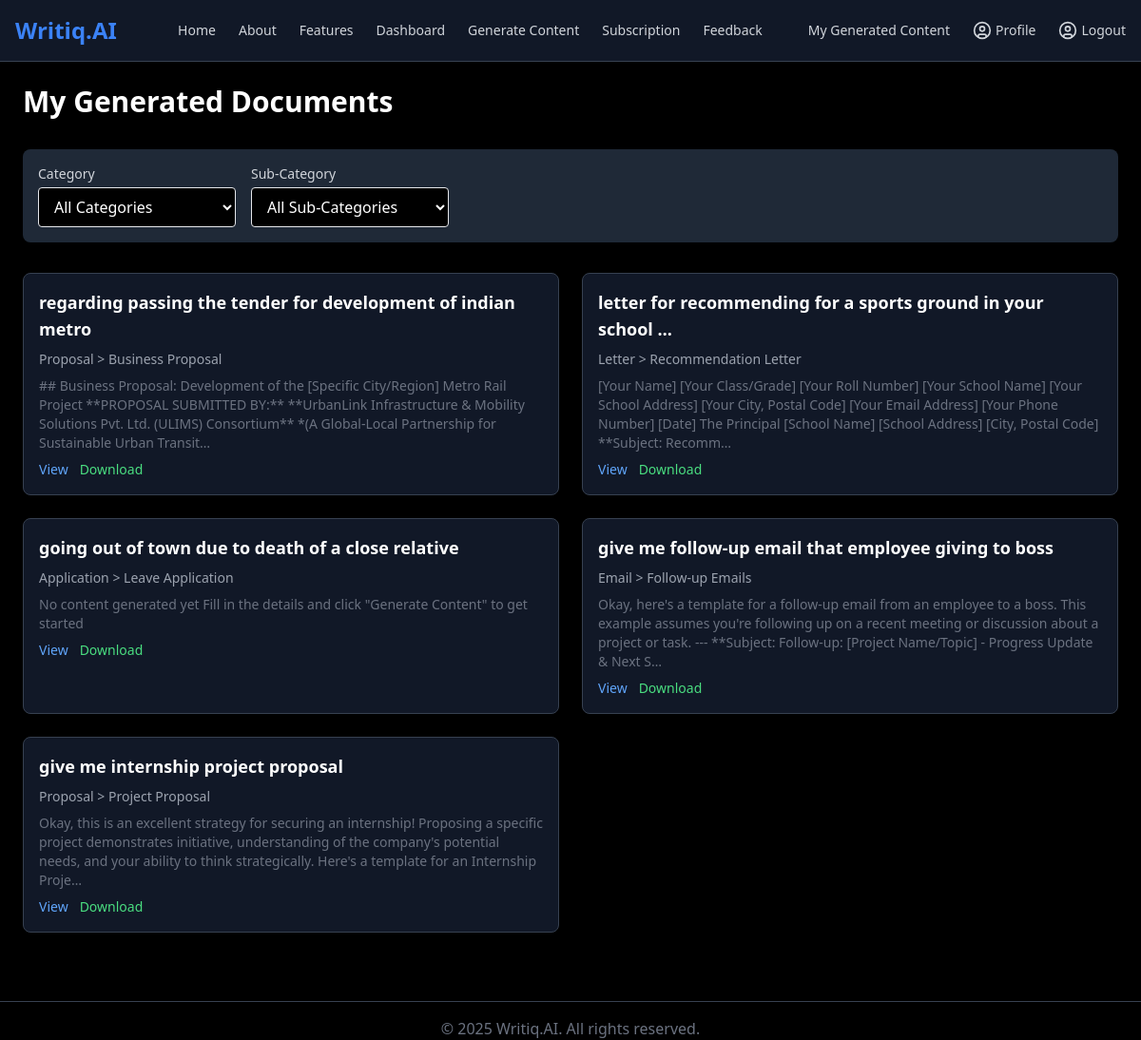
The app's page /my_generated_content/ (signed in) with its own data.
### backoffice_engine/models.py (models this page shows, shortened)
class BaseModel(models.Model):
    id=models.AutoField(primary_key=True)
    created_at=models.DateTimeField(auto_now_add=True)
    updated_at = models.DateTimeField(auto_now=True)
    class Meta:
        abstract = True

class GeneratedContent(BaseModel):
    prompt=models.CharField(max_length=200)
    content=models.TextField()
    category_id=models.ForeignKey(Category,null=True,on_delete=models.CASCADE)
    sub_category_id=models.ForeignKey(SubCategory,null=True,on_delete=models.CASCADE)
    user_id=models.IntegerField(max_length=10)
    class Meta:
        db_table="content_generator"

class Category(BaseModel):
    name=models.CharField(max_length=50)
    description=models.CharField(max_length=50)
    class Meta:
        db_table="category"

class SubCategory(BaseModel):
    name=models.CharField(max_length=20)
    description=models.CharField(max_length=20)
    category_id=models.ForeignKey(Category,null=True,on_delete=models.CASCADE)
    class Meta:
        db_table="sub_category"

### backoffice_engine/views.py (the view)
# urls.py: path('my_generated_content/', views.my_generated_content, name='my_generated_content'),
def my_generated_content(request):
    user_id = request.session.get('user_id')
    documents = GeneratedContent.objects.filter(user_id=user_id).select_related('category_id', 'sub_category_id')
    return render(request, 'my_generated_content.html', {'documents': documents})

### backoffice_engine/template/my_generated_content.html (shortened to what this page needs)
{% extends "header_footer.html" %}
{% block content %}
<div class="p-6 max-w-7xl mx-auto space-y-8">
  <h1 class="text-3xl font-semibold text-white mb-4">My Generated Documents</h1>
  <div class="bg-gray-800 p-4 rounded-lg mb-6 flex gap-4 flex-wrap">
    <div>
      <label class="block text-sm text-gray-300 mb-1">Category</label>
      <select id="filterCategory" class="w-52 bg-black text-white border rounded px-3 py-2">
        <option value="">All Categories</option>
      </select>
    </div>
    <div>
      <label class="block text-sm text-gray-300 mb-1">Sub-Category</label>
      <select id="filterSubCategory" class="w-52 bg-black text-white border rounded px-3 py-2">
        <option value="">All Sub-Categories</option>
      </select>
    </div>
  </div>
  {% if documents %}
    <div class="grid md:grid-cols-2 gap-6">
      {% for doc in documents %}
        <div class="bg-gray-900 border border-gray-700 rounded-lg p-4 space-y-2 document-item"
             data-id="{{ doc.id }}"
             data-content="{{ doc.content|escapejs }}"
             data-category="{{ doc.category_id.name }}"
             data-sub-category="{{ doc.sub_category_id.name }}">
          <h2 class="font-semibold text-white text-lg">{{ doc.prompt|truncatechars:60 }}</h2>
          <p class="text-sm text-gray-400">{{ doc.category_id.name }} > {{ doc.sub_category_id.name }}</p>
          <p class="text-sm text-gray-500 line-clamp-4">{{ doc.content|truncatechars:250 }}</p>
          <div class="flex gap-3 mt-2">
            <button onclick="viewContent('{{ doc.id }}')" class="text-sm text-blue-400 hover:underline">View</button>
            <button onclick="downloadContent('{{ doc.id }}')" class="text-sm text-green-400 hover:underline">Download</button>
          </div>
        </div>
      {% endfor %}
    </div>
  {% else %}
    <p class="text-gray-400 text-center mt-10">No documents saved yet. Go to the
      <a href="/generator" class="text-blue-400 underline">generator</a> to create one.
    </p>
  {% endif %}
</div>
{% endblock %}

### backoffice_engine/template/header_footer.html (shortened to what this page needs)
<!DOCTYPE html>
<html lang="en">
<head>
  <script src="https://cdn.tailwindcss.com"></script>
</head>
<body onload = "load()" class="bg-black text-white" >
  <header class="bg-gray-900 border-b border-gray-700 shadow sticky top-0 z-50">
    <nav class="max-w-7xl mx-auto px-4 flex justify-between items-center h-16">
      <div class="text-2xl font-bold text-blue-500">Writiq.AI</div>
      <ul class="flex items-center space-x-6 text-sm font-medium">
        <li><a href="/home"    class="text-gray-300 hover:text-blue-400">Home</a></li>
        <li><a href="/about"    class="text-gray-300 hover:text-blue-400">About</a></li>
        <li><a href="/features"    class="text-gray-300 hover:text-blue-400">Features</a></li>
        <li><a href="/dashboard"   class="text-gray-300 hover:text-blue-400">Dashboard</a></li>
        <li><a href="/generator"   class="text-gray-300 hover:text-blue-400">Generate Content</a></li>
        <li><a href="/pricing"     class="text-gray-300 hover:text-blue-400">Subscription</a></li>
        <li><a href="/feedback"    class="text-gray-300 hover:text-blue-400">Feedback</a></li>
        {% if request.session.user_id %}
        <li>
          <a href="/my_generated_content/" class="flex items-center text-gray-300 hover:text-blue-400">
            <i  class="w-5 h-5 mr-1"></i>My Generated Content
          </a>
        </li>
        <li>
          <a href="/profile/" class="flex items-center text-gray-300 hover:text-blue-400">
            <i data-lucide="user-circle" class="w-5 h-5 mr-1"></i>Profile
          </a>
        </li>
        <li>
          <a href="/logout/" class="flex items-center text-gray-300 hover:text-blue-400">
            <i data-lucide="user-circle" class="w-5 h-5 mr-1"></i>Logout
          </a>
        </li>
        {% endif %}
      </ul>
    </nav>
  </header>
  {% block content %}
  {% endblock %}
  <div class="text-center text-gray-500 mt-12 border-t border-gray-700 pt-4">
    &copy; 2025 Writiq.AI. All rights reserved.
  </div>
</body>
</html>

### records on screen
GeneratedContent: prompt "regarding passing the tender for development of indian metro", category_id.name "Proposal", sub_category_id.name "Business Proposal", content "## Business Proposal: Development of the [Specific City/Region] Metro Rail Project **PROPOSAL SUBMITTED BY:** **UrbanLink Infrastructure & Mobility Solutions Pvt. Ltd. (ULIMS) Consortium** *(A Global-Local Partnership for Sustainable Urban Transit…"
GeneratedContent: prompt "letter for recommending for a sports ground in your school …", category_id.name "Letter", sub_category_id.name "Recommendation Letter", content "[Your Name] [Your Class/Grade] [Your Roll Number] [Your School Name] [Your School Address] [Your City, Postal Code] [Your Email Address] [Your Phone Number] [Date] The Principal [School Name] [School Address] [City, Postal Code] **Subject: Recomm…"
GeneratedContent: prompt "going out of town due to death of a close relative", category_id.name "Application", sub_category_id.name "Leave Application", content "No content generated yet Fill in the details and click \"Generate Content\" to get started"
GeneratedContent: prompt "give me follow-up email that employee giving to boss", category_id.name "Email", sub_category_id.name "Follow-up Emails", content "Okay, here's a template for a follow-up email from an employee to a boss. This example assumes you're following up on a recent meeting or discussion about a project or task. --- **Subject: Follow-up: [Project Name/Topic] - Progress Update & Next S…"
GeneratedContent: prompt "give me internship project proposal", category_id.name "Proposal", sub_category_id.name "Project Proposal", content "Okay, this is an excellent strategy for securing an internship! Proposing a specific project demonstrates initiative, understanding of the company's potential needs, and your ability to think strategically. Here's a template for an Internship Proje…"
